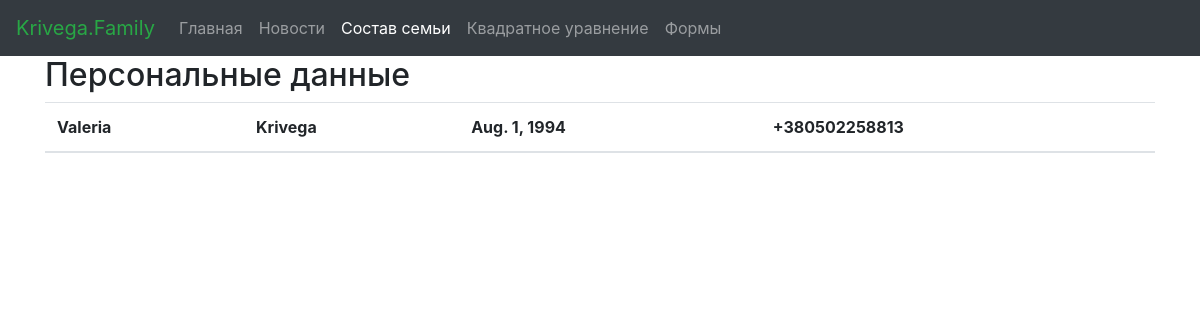
Page /family_list/id=2/ on the committed database.
### familydata/models.py (models this page shows)
class Family(models.Model):
    name = models.CharField(max_length=64)
    surname = models.CharField(max_length=64)
    date_of_birth = models.DateField(null=True, blank=True)
    phone_number = models.CharField(max_length=64, null=True, blank=True)
    posittion = models.ForeignKey(Posittion,on_delete=models.CASCADE, null=True)
    def __str__(self):
        return self.name

### familydata/views.py (the view)
# urls.py: url('^family_list/id=(\d+)/$', detail, name='detail'),
def detail(request, a):
    context = {}
    family_list = Family.objects.get(id=a)
    context['family'] = family_list
    return render(request, 'detail.html', context)

### templates/detail.html (shortened to what this page needs)
{% extends 'family_list.html' %}
{% block main %}
<div class="container theme-showcase" role="main">
        <div class="page-header">
            <h2>Персональные данные</h2>
        </div>
    <div class="row">
        <div class="col-md-12">
<table class="table table-striped">
    <thead>
    <tr><th>{{ family.name }}</th><th>{{ family.surname }}</th><th>{{ family.date_of_birth }}</th>
    <th>{{ family.phone_number }}</th></tr>
    </thead>
  </table>
        </div>
    </div>
</div>
{% endblock main %}

### rows in the picture
Family: name "Valeria", surname "Krivega", date_of_birth "Aug. 1, 1994", phone_number "+380502258813"
